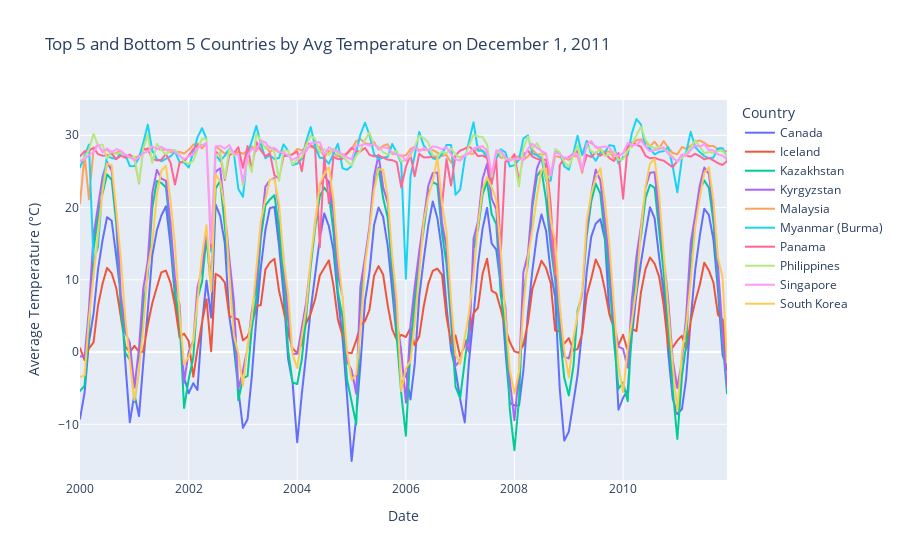

Here is the notebook cell this chart was saved with:
### Markdown cell above
2. Pattern of temperature change from 2000 to 2011

Using line chart, while filter only the warmest and coldest countries, to see the similarities or differences in trend

### Code cell
all_temp_filtered['Date'] = pd.to_datetime(all_temp_filtered['Date'])


dec_1_2011 = all_temp_filtered[all_temp_filtered['Date'] == '2011-12-01']


top_5_countries = dec_1_2011.nlargest(5, 'AvgTemperature')['Country']
bottom_5_countries = dec_1_2011.nsmallest(5, 'AvgTemperature')['Country']


selected_countries = pd.concat([top_5_countries, bottom_5_countries])


selected_data = all_temp_filtered[all_temp_filtered['Country'].isin(selected_countries)]


selected_data['Year'] = selected_data['Date'].dt.year
selected_data['Month'] = selected_data['Date'].dt.month

monthly_avg_temp = selected_data.groupby(['Country', 'Year', 'Month'])['AvgTemperature'].mean().reset_index()


monthly_avg_temp['Date'] = pd.to_datetime(monthly_avg_temp[['Year', 'Month']].assign(DAY=1))


fig = px.line(
    monthly_avg_temp,
    x='Date', 
    y='AvgTemperature', 
    color='Country', 
    title='Top 5 and Bottom 5 Countries by Avg Temperature on December 1, 2011',
    labels={'AvgTemperature': 'Average Temperature (°C)', 'Date': 'Date', 'Country': 'Country'}
)

fig.show()

### Figure 1 — Plotly figure (JSON) as saved in the notebook; plotly's stock layout.template omitted (floating-point values rounded to 4 significant figures; data arrays with more than 128 entries replaced by an {"elided": "..."} marker saying what was removed)
{"data": [{"hovertemplate": "Country=Canada<br>Date=%{x}<br>Average Temperature (°C)=%{y}<extra></extra>", "legendgroup": "Canada", "line": {"color": "#636efa", "dash": "solid"}, "marker": {"symbol": "circle"}, "mode": "lines", "name": "Canada", "showlegend": true, "type": "scattergl", "x": {"elided": "144 str values"}, "xaxis": "x", "y": {"elided": "144 float values"}, "yaxis": "y"}, {"hovertemplate": "Country=Iceland<br>Date=%{x}<br>Average Temperature (°C)=%{y}<extra></extra>", "legendgroup": "Iceland", "line": {"color": "#EF553B", "dash": "solid"}, "marker": {"symbol": "circle"}, "mode": "lines", "name": "Iceland", "showlegend": true, "type": "scattergl", "x": {"elided": "144 str values"}, "xaxis": "x", "y": {"elided": "144 float values"}, "yaxis": "y"}, {"hovertemplate": "Country=Kazakhstan<br>Date=%{x}<br>Average Temperature (°C)=%{y}<extra></extra>", "legendgroup": "Kazakhstan", "line": {"color": "#00cc96", "dash": "solid"}, "marker": {"symbol": "circle"}, "mode": "lines", "name": "Kazakhstan", "showlegend": true, "type": "scattergl", "x": {"elided": "144 str values"}, "xaxis": "x", "y": {"elided": "144 float values"}, "yaxis": "y"}, {"hovertemplate": "Country=Kyrgyzstan<br>Date=%{x}<br>Average Temperature (°C)=%{y}<extra></extra>", "legendgroup": "Kyrgyzstan", "line": {"color": "#ab63fa", "dash": "solid"}, "marker": {"symbol": "circle"}, "mode": "lines", "name": "Kyrgyzstan", "showlegend": true, "type": "scattergl", "x": {"elided": "144 str values"}, "xaxis": "x", "y": {"elided": "144 float values"}, "yaxis": "y"}, {"hovertemplate": "Country=Malaysia<br>Date=%{x}<br>Average Temperature (°C)=%{y}<extra></extra>", "legendgroup": "Malaysia", "line": {"color": "#FFA15A", "dash": "solid"}, "marker": {"symbol": "circle"}, "mode": "lines", "name": "Malaysia", "showlegend": true, "type": "scattergl", "x": {"elided": "144 str values"}, "xaxis": "x", "y": {"elided": "144 float values"}, "yaxis": "y"}, {"hovertemplate": "Country=Myanmar (Burma)<br>Date=%{x}<br>Average Temperature (°C)=%{y}<extra></extra>", "legendgroup": "Myanmar (Burma)", "line": {"color": "#19d3f3", "dash": "solid"}, "marker": {"symbol": "circle"}, "mode": "lines", "name": "Myanmar (Burma)", "showlegend": true, "type": "scattergl", "x": {"elided": "144 str values"}, "xaxis": "x", "y": {"elided": "144 float values"}, "yaxis": "y"}, {"hovertemplate": "Country=Panama<br>Date=%{x}<br>Average Temperature (°C)=%{y}<extra></extra>", "legendgroup": "Panama", "line": {"color": "#FF6692", "dash": "solid"}, "marker": {"symbol": "circle"}, "mode": "lines", "name": "Panama", "showlegend": true, "type": "scattergl", "x": {"elided": "144 str values"}, "xaxis": "x", "y": {"elided": "144 float values"}, "yaxis": "y"}, {"hovertemplate": "Country=Philippines<br>Date=%{x}<br>Average Temperature (°C)=%{y}<extra></extra>", "legendgroup": "Philippines", "line": {"color": "#B6E880", "dash": "solid"}, "marker": {"symbol": "circle"}, "mode": "lines", "name": "Philippines", "showlegend": true, "type": "scattergl", "x": {"elided": "144 str values"}, "xaxis": "x", "y": {"elided": "144 float values"}, "yaxis": "y"}, {"hovertemplate": "Country=Singapore<br>Date=%{x}<br>Average Temperature (°C)=%{y}<extra></extra>", "legendgroup": "Singapore", "line": {"color": "#FF97FF", "dash": "solid"}, "marker": {"symbol": "circle"}, "mode": "lines", "name": "Singapore", "showlegend": true, "type": "scattergl", "x": {"elided": "144 str values"}, "xaxis": "x", "y": {"elided": "144 float values"}, "yaxis": "y"}, {"hovertemplate": "Country=South Korea<br>Date=%{x}<br>Average Temperature (°C)=%{y}<extra></extra>", "legendgroup": "South Korea", "line": {"color": "#FECB52", "dash": "solid"}, "marker": {"symbol": "circle"}, "mode": "lines", "name": "South Korea", "showlegend": true, "type": "scattergl", "x": {"elided": "144 str values"}, "xaxis": "x", "y": {"elided": "144 float values"}, "yaxis": "y"}], "layout": {"legend": {"title": {"text": "Country"}, "tracegroupgap": 0}, "title": {"text": "Top 5 and Bottom 5 Countries by Avg Temperature on December 1, 2011"}, "xaxis": {"anchor": "y", "domain": [0, 1], "title": {"text": "Date"}}, "yaxis": {"anchor": "x", "domain": [0, 1], "title": {"text": "Average Temperature (°C)"}}}}
